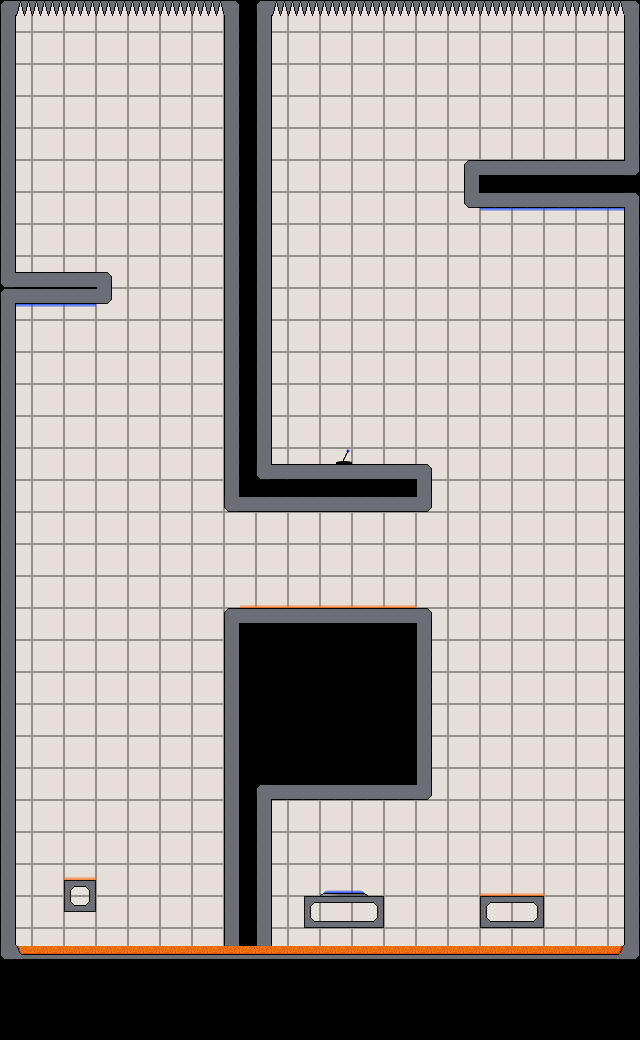

The image is a tile-based game level rendered from a .tmx file. Its description and source (layers, tilesets, objects; grid data summarised) follow:
An orthogonal 40x65 tile map with 16x16 px tiles, 8 tile layers (background, walls, switches, gravTiles, ...) and 1 object (spawnPoint1).

<map version="1.0" orientation="orthogonal" width="40" height="65" tilewidth="16" tileheight="16">
 <tileset firstgid="1" name="interiorTileset" tilewidth="16" tileheight="16">
  <image source="interiorTileset.png" trans="ff00ff" width="144" height="64" />
 </tileset>
 <layer name="background" width="40" height="65">
  <data>[2600 cells, 2600 non-empty, 5 distinct tile ids]</data>
 </layer>
 <layer name="walls" width="40" height="65">
  <data>[2600 cells, 334 non-empty, 15 distinct tile ids]</data>
 </layer>
 <layer name="switches" width="40" height="65">
  <data>[2600 cells, 1 non-empty, 1 distinct tile ids]</data>
 </layer>
 <layer name="gravTiles" width="40" height="65">
  <data>[2600 cells, 31 non-empty, 2 distinct tile ids]</data>
 </layer>
 <objectgroup name="spawnPoint" width="40" height="65">
  <object name="spawnPoint1" x="79" y="855" />
 </objectgroup>
 <layer name="acid" width="40" height="65">
  <data>[2600 cells, 152 non-empty, 4 distinct tile ids]</data>
 </layer>
 <layer name="exit" width="40" height="65">
  <data>[2600 cells, 1 non-empty, 1 distinct tile ids]</data>
 </layer>
 <layer name="exitDummyTiles" width="40" height="65">
  <data>[2600 cells, 2 non-empty, 2 distinct tile ids]</data>
 </layer>
 <layer name="spikes" width="40" height="65">
  <data>[2600 cells, 35 non-empty, 1 distinct tile ids]</data>
 </layer>
</map>
